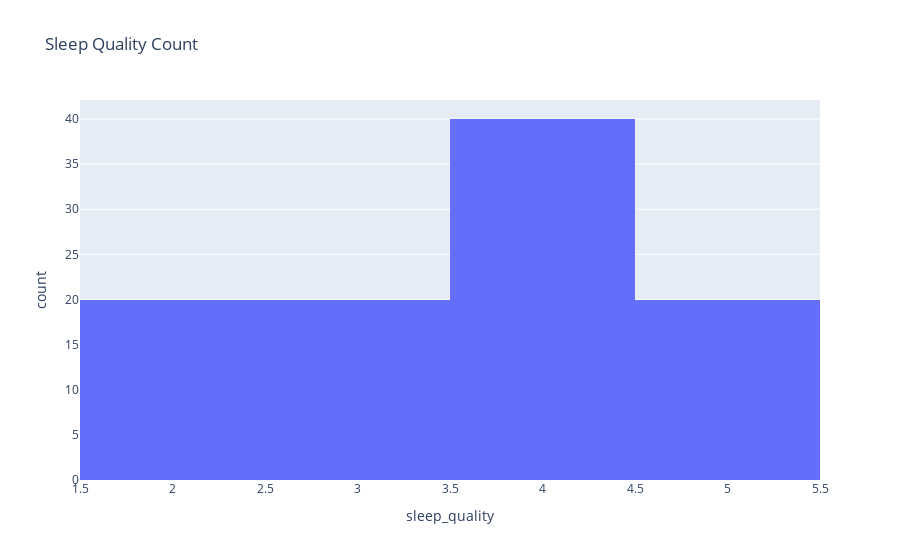

Notebook code for this chart:
### Code cell
# 2. Histogram: Distribution of Sleep Quality
print("Plot 2: Distribution of Sleep Quality")
fig2 = px.histogram(df, x='sleep_quality', title='Sleep Quality Count')
fig2.show()

### Figure 1 — Plotly figure (JSON) as saved in the notebook; plotly's stock layout.template omitted (floating-point values rounded to 4 significant figures)
{"data": [{"alignmentgroup": "True", "bingroup": "x", "hovertemplate": "sleep_quality=%{x}<br>count=%{y}<extra></extra>", "legendgroup": "", "marker": {"color": "#636efa", "pattern": {"shape": ""}}, "name": "", "offsetgroup": "", "orientation": "v", "showlegend": false, "type": "histogram", "x": [4, 2, 5, 3, 4, 4, 2, 5, 3, 4, 4, 2, 5, 3, 4, 4, 2, 5, 3, 4, 4, 2, 5, 3, 4, 4, 2, 5, 3, 4, 4, 2, 5, 3, 4, 4, 2, 5, 3, 4, 4, 2, 5, 3, 4, 4, 2, 5, 3, 4, 4, 2, 5, 3, 4, 4, 2, 5, 3, 4, 4, 2, 5, 3, 4, 4, 2, 5, 3, 4, 4, 2, 5, 3, 4, 4, 2, 5, 3, 4, 4, 2, 5, 3, 4, 4, 2, 5, 3, 4, 4, 2, 5, 3, 4, 4, 2, 5, 3, 4], "xaxis": "x", "yaxis": "y"}], "layout": {"barmode": "relative", "legend": {"tracegroupgap": 0}, "title": {"text": "Sleep Quality Count"}, "xaxis": {"anchor": "y", "domain": [0, 1], "title": {"text": "sleep_quality"}}, "yaxis": {"anchor": "x", "domain": [0, 1], "title": {"text": "count"}}}}
